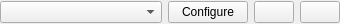
<?xml version="1.0" encoding="UTF-8"?>
<ui version="4.0">
 <class>CModelWidgetClass</class>
 <widget class="QWidget" name="CModelWidgetClass">
  <property name="geometry">
   <rect>
    <x>0</x>
    <y>0</y>
    <width>340</width>
    <height>24</height>
   </rect>
  </property>
  <property name="windowTitle">
   <string>CModelWidget</string>
  </property>
  <layout class="QGridLayout" name="gridLayout" columnstretch="1,0,0,0">
   <property name="leftMargin">
    <number>0</number>
   </property>
   <property name="topMargin">
    <number>0</number>
   </property>
   <property name="rightMargin">
    <number>0</number>
   </property>
   <property name="bottomMargin">
    <number>0</number>
   </property>
   <item row="0" column="0">
    <widget class="QComboBox" name="comboModel">
     <property name="insertPolicy">
      <enum>QComboBox::InsertAlphabetically</enum>
     </property>
     <property name="duplicatesEnabled">
      <bool>true</bool>
     </property>
    </widget>
   </item>
   <item row="0" column="1">
    <widget class="QPushButton" name="buttonConfig">
     <property name="toolTip">
      <string>Specify model parameters</string>
     </property>
     <property name="text">
      <string>Configure</string>
     </property>
    </widget>
   </item>
   <item row="0" column="2">
    <widget class="QPushButton" name="buttonHelp">
     <property name="toolTip">
      <string>See documentation</string>
     </property>
     <property name="icon">
      <iconset resource="../../MusenGUI/musengui.qrc">
       <normaloff>:/MusenGUI/Pictures/question.png</normaloff>:/MusenGUI/Pictures/question.png</iconset>
     </property>
    </widget>
   </item>
   <item row="0" column="3">
    <widget class="QPushButton" name="buttonRemove">
     <property name="cursor">
      <cursorShape>ArrowCursor</cursorShape>
     </property>
     <property name="toolTip">
      <string>Remove model</string>
     </property>
     <property name="icon">
      <iconset resource="../../MusenGUI/musengui.qrc">
       <normaloff>:/MusenGUI/Pictures/minus.png</normaloff>:/MusenGUI/Pictures/minus.png</iconset>
     </property>
    </widget>
   </item>
  </layout>
 </widget>
 <layoutdefault spacing="6" margin="11"/>
 <tabstops>
  <tabstop>comboModel</tabstop>
  <tabstop>buttonConfig</tabstop>
  <tabstop>buttonHelp</tabstop>
  <tabstop>buttonRemove</tabstop>
 </tabstops>
 <resources>
  <include location="../../MusenGUI/musengui.qrc"/>
 </resources>
 <connections/>
</ui>
